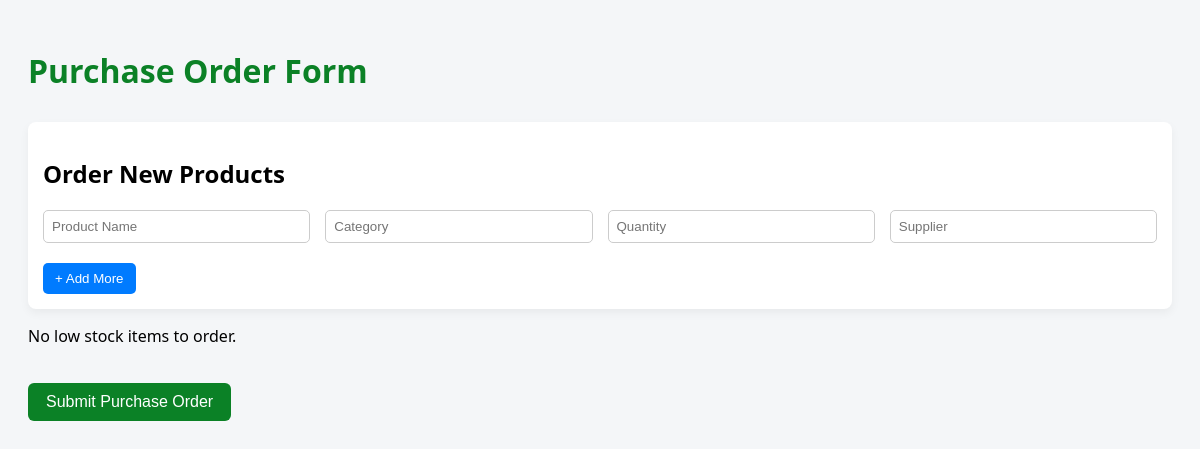
Before: /purchase_order.php (signed in) with the older database file.
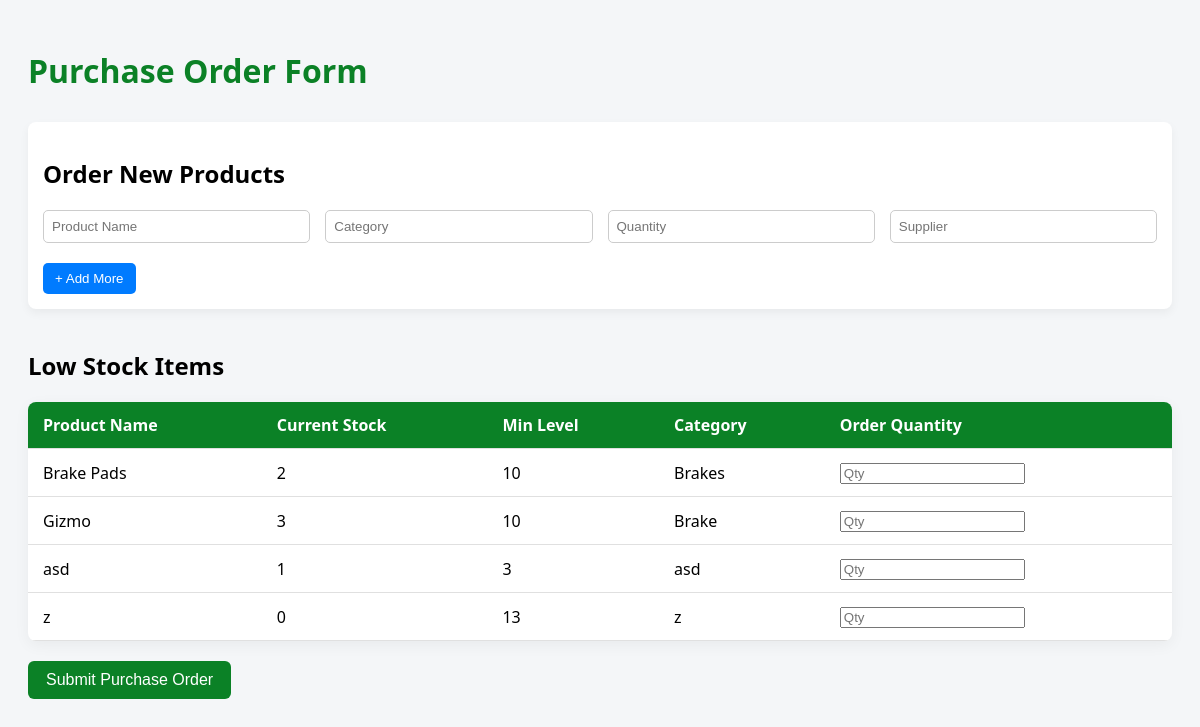
After: the same page with the newer database file.
### tables this page shows
CREATE TABLE `products` (
  `product_id` int(11) NOT NULL,
  `name` varchar(100) NOT NULL,
  `quantity` int(11) NOT NULL DEFAULT 0,
  `price` decimal(10,2) NOT NULL,
  `category` varchar(50) DEFAULT NULL,
  `supplier` varchar(100) DEFAULT NULL,
  `min_stock_level` int(11) DEFAULT 10,
  `last_updated` timestamp NOT NULL DEFAULT current_timestamp() ON UPDATE current_timestamp(),
  `is_active` tinyint(1) DEFAULT 1,
  `warranty_period` varchar(50) DEFAULT NULL,
  `warranty_terms` text DEFAULT NULL,
  `vin_code` varchar(17) DEFAULT NULL
);

### purchase_order.php (the view, shortened to what this page needs)
<?php
require_once __DIR__ . '/includes/config.php';
$low_stock_query = "SELECT * FROM products WHERE quantity < min_stock_level";
$low_stock_result = $conn->query($low_stock_query);
?>
<!DOCTYPE html>
<html lang="en">
<head>
</head>
<body>
  <h1>Purchase Order Form</h1>
  <form method="POST" action="purchase_order_summary.php">
    <div class="new-product-container">
      <h2>Order New Products</h2>
      <div id="new-products-section">
        <div class="new-product-item">
          <input type="text" name="new_products[0][name]" placeholder="Product Name" required>
          <input type="text" name="new_products[0][category]" placeholder="Category" required>
          <input type="number" name="new_products[0][quantity]" placeholder="Quantity" min="1" required>
          <input type="text" name="new_products[0][supplier]" placeholder="Supplier" required>
        </div>
      </div>
      <button type="button" class="add-btn" onclick="addNewProduct()">+ Add More</button>
    </div>
    <?php if ($low_stock_result->num_rows > 0): ?>
      <h2 style="margin-top: 40px;">Low Stock Items</h2>
      <table>
        <thead>
          <tr>
            <th>Product Name</th>
            <th>Current Stock</th>
            <th>Min Level</th>
            <th>Category</th>
            <th>Order Quantity</th>
          </tr>
        </thead>
        <tbody>
          <?php while ($row = $low_stock_result->fetch_assoc()): ?>
            <tr>
              <td><?= htmlspecialchars($row['name']) ?></td>
              <td><?= $row['quantity'] ?></td>
              <td><?= $row['min_stock_level'] ?></td>
              <td><?= htmlspecialchars($row['category']) ?></td>
              <td>
                <input type="number" name="low_stock_order[<?= htmlspecialchars($row['name']) ?>]" min="1" placeholder="Qty">
              </td>
            </tr>
          <?php endwhile; ?>
        </tbody>
      </table>
    <?php else: ?>
      <p>No low stock items to order.</p>
    <?php endif; ?>
    <button type="submit" class="submit-btn">Submit Purchase Order</button>
  </form>
</body>
</html>

Changed rows visible on the page:
now on this page (row edited): products: name "Brake Pads", quantity "2", min_stock_level "10", category "Brakes"
added products: name "Gizmo", quantity "3", min_stock_level "10", category "Brake"
added products: name "asd", quantity "1", min_stock_level "3", category "asd"
added products: name "z", quantity "0", min_stock_level "13", category "z"
Other visible differences:
text no longer shown: "No low stock items to order."
text now shown: "Low Stock Items Product Name Current Stock Min Level Category Order Quantity"
